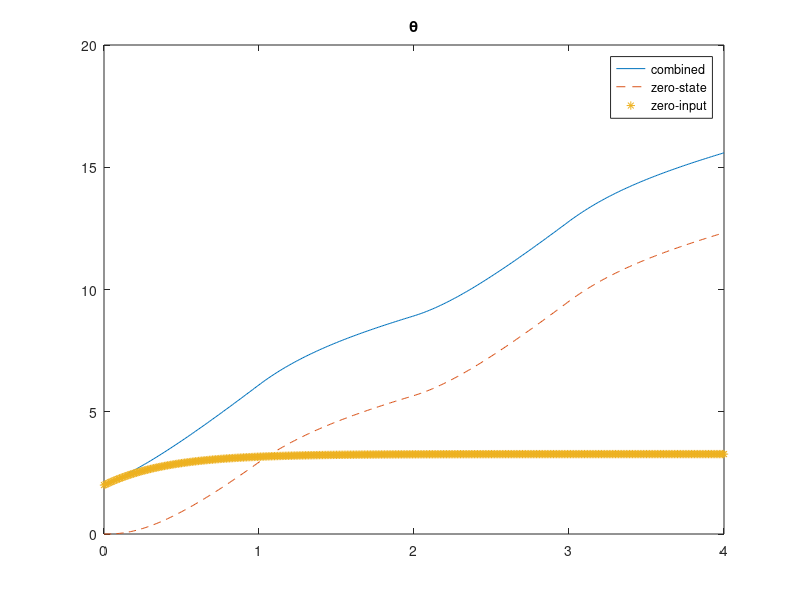
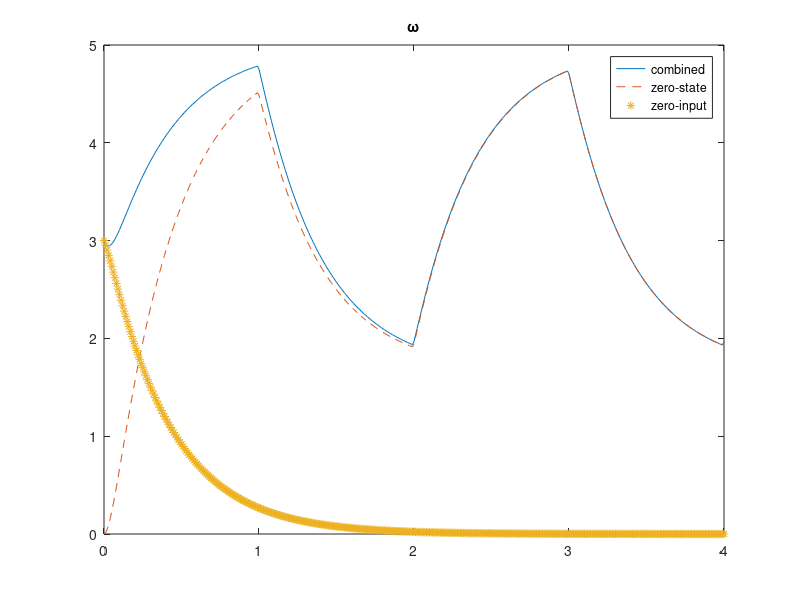

These charts were generated, in order, by the following MATLAB code:
%%% zero-state and zero-input response
kb=0.05;kT=0.05;R=1.2;L=0.05;Jm=8e-4;Jl=0.02;N=12;Je=Jl+N^2*Jm;  
A=[0 1 0;0 0 N*kT/Je;0 -N*kb/L -R/L];  
B=[0 0;0 -1/Je;1/L 0];
C=[1 0 0;0 1 0];
D=zeros(2,2);
%%% you can define the system as:
sys=ss(A,B,C,D); 
t=0:0.01:4;
%%%%%%%%%%%%%%%%%%%%%%%%%%%%%%%%%%%%%%%%%%
%%% get the zero-state response
%% generate the input signal using the command gensig
U(2,:)=gensig('square',2,4,0.01);  %signal type, period, total time duration, spacing%% use sin(pi*t), i.e. period=2
U(1,:)=3;
%plot(0:0.01:4,u);
%%% get the response due to signal u, assume zero I.C.'s
x0=[0;0;0];  %%% define initial conditions
[yzs,xzs]=lsim(sys,U,t,x0);

%%%%%%%%%%%%%%%%%%%%%%%%%%%%%%%%%%%%%%%
%%%%% now find the zero-input response
%%% use the command initial
x0=[2;3;-1];
[yzi,xzi]=initial(sys,x0,t);
%%%%%%%%%%%%%%%%%%%%%%%%%%%%%%%%%%%%%%%%
%% Now find the response due to both u and x0
[y,x]=lsim(sys,U,t,x0);
%%%%%%%%%%%%%%%%%%%%%%%%%
%% compare
figure;
plot(t,y(:,1),t,yzs(:,1),'--',t,yzi(:,1),'*')
legend('combined','zero-state','zero-input')
title('\theta')
figure;
plot(t,y(:,2),t,yzs(:,2),'--',t,yzi(:,2),'*')
legend('combined','zero-state','zero-input')
title('\omega')

